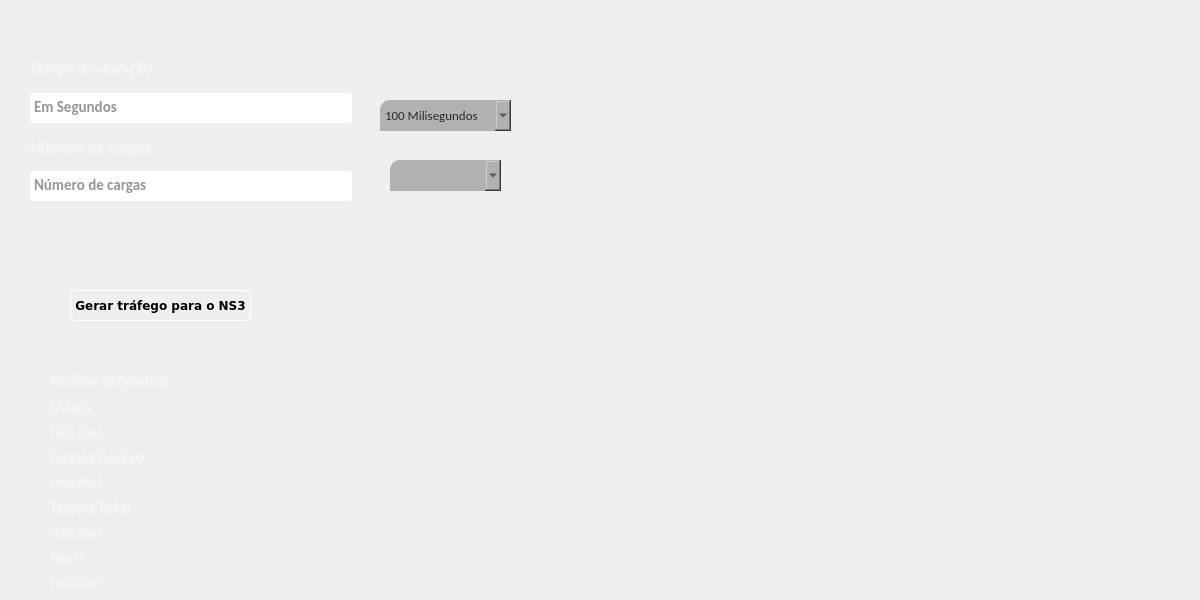
    <widget class="QWidget" name="tab_3">
     <property name="font">
      <font>
       <weight>75</weight>
       <bold>true</bold>
      </font>
     </property>
     <property name="styleSheet">
      <string notr="true">QPushButton#pushButtonWeb:pressed {
	background-color: rgba(115, 115, 115,255);
}

QPushButton#pushButtonWeb {
	
	background-color: qlineargradient(spread:pad, x1:0.460227, y1:0, x2:0.483, y2:0.994318, stop:0.204545 rgba(115, 115, 115, 255), stop:0.755682 rgba(205, 205, 205, 255));
}

border: 0;</string>
     </property>
     <attribute name="title">
      <string>Web</string>
     </attribute>
     <widget class="QWidget" name="verticalLayoutWidget_4">
      <property name="geometry">
       <rect>
        <x>30</x>
        <y>50</y>
        <width>322</width>
        <height>151</height>
       </rect>
      </property>
      <layout class="QVBoxLayout" name="parametrosWeb">
       <item>
        <widget class="QLabel" name="label_4">
         <property name="font">
          <font>
           <family>Calibri</family>
           <pointsize>12</pointsize>
           <weight>75</weight>
           <bold>true</bold>
          </font>
         </property>
         <property name="styleSheet">
          <string notr="true">color: rgb(245, 245, 245);</string>
         </property>
         <property name="text">
          <string>Tempo de duração</string>
         </property>
        </widget>
       </item>
       <item>
        <widget class="QTextEdit" name="tempoCargaWeb">
         <property name="enabled">
          <bool>true</bool>
         </property>
         <property name="maximumSize">
          <size>
           <width>16777215</width>
           <height>30</height>
          </size>
         </property>
         <property name="font">
          <font>
           <family>Calibri</family>
           <pointsize>11</pointsize>
          </font>
         </property>
         <property name="styleSheet">
          <string notr="true">background-color: rgb(255,255,255);
color: rgb(45,45,45);
border-radius: 3px;
</string>
         </property>
         <property name="inputMethodHints">
          <set>Qt::ImhDigitsOnly</set>
         </property>
         <property name="placeholderText">
          <string notr="true">Em Segundos</string>
         </property>
        </widget>
       </item>
       <item>
        <widget class="QLabel" name="label_6">
         <property name="font">
          <font>
           <family>Calibri</family>
           <pointsize>12</pointsize>
           <weight>75</weight>
           <bold>true</bold>
          </font>
         </property>
         <property name="styleSheet">
          <string notr="true">color: rgb(245, 245, 245);</string>
         </property>
         <property name="text">
          <string>Número de Cargas</string>
         </property>
        </widget>
       </item>
       <item>
        <widget class="QTextEdit" name="numeroCargsWeb">
         <property name="enabled">
          <bool>true</bool>
         </property>
         <property name="maximumSize">
          <size>
           <width>16777215</width>
           <height>30</height>
          </size>
         </property>
         <property name="font">
          <font>
           <family>Calibri</family>
           <pointsize>11</pointsize>
          </font>
         </property>
         <property name="styleSheet">
          <string notr="true">background-color: rgb(255,255,255);
color: rgb(45,45,45);
border-radius: 3px;
</string>
         </property>
         <property name="inputMethodHints">
          <set>Qt::ImhDigitsOnly</set>
         </property>
         <property name="placeholderText">
          <string notr="true">Número de cargas</string>
         </property>
        </widget>
       </item>
      </layout>
     </widget>
     <widget class="QPushButton" name="pushButtonWeb">
      <property name="geometry">
       <rect>
        <x>70</x>
        <y>290</y>
        <width>181</width>
        <height>31</height>
       </rect>
      </property>
      <property name="font">
       <font>
        <family>DejaVu Sans</family>
        <pointsize>9</pointsize>
        <weight>75</weight>
        <italic>false</italic>
        <bold>true</bold>
       </font>
      </property>
      <property name="styleSheet">
       <string notr="true">border-radius:5px;
border:1px solid rgb(255, 255, 255);</string>
      </property>
      <property name="text">
       <string>Gerar tráfego para o NS3</string>
      </property>
     </widget>
     <widget class="QWidget" name="widgetWEB" native="true">
      <property name="geometry">
       <rect>
        <x>380</x>
        <y>50</y>
        <width>811</width>
        <height>411</height>
       </rect>
      </property>
      <widget class="QWidget" name="verticalLayoutWidget_9">
       <property name="geometry">
        <rect>
         <x>140</x>
         <y>0</y>
         <width>671</width>
         <height>411</height>
        </rect>
       </property>
       <layout class="QVBoxLayout" name="webPlotLayout"/>
      </widget>
      <widget class="QComboBox" name="escalaWEB">
       <property name="geometry">
        <rect>
         <x>0</x>
         <y>50</y>
         <width>131</width>
         <height>31</height>
        </rect>
       </property>
       <property name="font">
        <font>
         <family>Calibri</family>
         <pointsize>10</pointsize>
         <weight>50</weight>
         <bold>false</bold>
        </font>
       </property>
       <property name="styleSheet">
        <string notr="true">border-top-left-radius: 10px;
color: rgb(43, 43, 43);
background-color: rgb(177, 177, 177);
</string>
       </property>
       <item>
        <property name="text">
         <string>100 Milisegundos</string>
        </property>
       </item>
       <item>
        <property name="text">
         <string>Segundos</string>
        </property>
       </item>
       <item>
        <property name="text">
         <string>Minutos</string>
        </property>
       </item>
      </widget>
      <widget class="QComboBox" name="numeroCargaWEB">
       <property name="geometry">
        <rect>
         <x>10</x>
         <y>110</y>
         <width>111</width>
         <height>31</height>
        </rect>
       </property>
       <property name="font">
        <font>
         <family>Calibri</family>
         <pointsize>10</pointsize>
         <weight>75</weight>
         <bold>true</bold>
        </font>
       </property>
       <property name="styleSheet">
        <string notr="true">border-top-left-radius: 10px;
color: rgb(43, 43, 43);
background-color: rgb(177, 177, 177);
</string>
       </property>
      </widget>
     </widget>
     <widget class="QWidget" name="analiseEstatWeb" native="true">
      <property name="geometry">
       <rect>
        <x>50</x>
        <y>370</y>
        <width>221</width>
        <height>221</height>
       </rect>
      </property>
      <widget class="QWidget" name="verticalLayoutWidget_12">
       <property name="geometry">
        <rect>
         <x>0</x>
         <y>0</y>
         <width>221</width>
         <height>221</height>
        </rect>
       </property>
       <layout class="QVBoxLayout" name="verticalLayout_3">
        <item>
         <widget class="QLabel" name="label_20">
          <property name="font">
           <font>
            <family>Calibri</family>
            <pointsize>12</pointsize>
            <weight>75</weight>
            <bold>true</bold>
           </font>
          </property>
          <property name="styleSheet">
           <string notr="true">color: rgb(245,245,245);</string>
          </property>
          <property name="text">
           <string>Análise estatística</string>
          </property>
         </widget>
        </item>
        <item>
         <widget class="QLabel" name="label_21">
          <property name="font">
           <font>
            <family>Calibri</family>
            <pointsize>12</pointsize>
            <weight>75</weight>
            <bold>true</bold>
           </font>
          </property>
          <property name="styleSheet">
           <string notr="true">color: rgb(245,245,245);</string>
          </property>
          <property name="text">
           <string>Média</string>
          </property>
         </widget>
        </item>
        <item>
         <widget class="QLabel" name="mediaViewWEB">
          <property name="font">
           <font>
            <family>Calibri</family>
            <pointsize>10</pointsize>
           </font>
          </property>
          <property name="styleSheet">
           <string notr="true">color: rgb(245,245,245)</string>
          </property>
          <property name="text">
           <string>TextLabel</string>
          </property>
         </widget>
        </item>
        <item>
         <widget class="QLabel" name="label_22">
          <property name="font">
           <font>
            <family>Calibri</family>
            <pointsize>12</pointsize>
            <weight>75</weight>
            <bold>true</bold>
           </font>
          </property>
          <property name="styleSheet">
           <string notr="true">color: rgb(245,245,245);</string>
          </property>
          <property name="text">
           <string>Desvio Padrão</string>
          </property>
         </widget>
        </item>
        <item>
         <widget class="QLabel" name="desvioViewWEB">
          <property name="font">
           <font>
            <family>Calibri</family>
            <pointsize>10</pointsize>
           </font>
          </property>
          <property name="styleSheet">
           <string notr="true">color: rgb(245,245,245)</string>
          </property>
          <property name="text">
           <string>TextLabel</string>
          </property>
         </widget>
        </item>
        <item>
         <widget class="QLabel" name="label_23">
          <property name="font">
           <font>
            <family>Calibri</family>
            <pointsize>12</pointsize>
            <weight>75</weight>
            <bold>true</bold>
           </font>
          </property>
          <property name="styleSheet">
           <string notr="true">color: rgb(245,245,245);</string>
          </property>
          <property name="text">
           <string>Tempo Total</string>
          </property>
         </widget>
        </item>
        <item>
         <widget class="QLabel" name="tempoTotalViewWEB">
          <property name="font">
           <font>
            <family>Calibri</family>
            <pointsize>10</pointsize>
           </font>
          </property>
          <property name="styleSheet">
           <string notr="true">color: rgb(245,245,245)</string>
          </property>
          <property name="text">
           <string>TextLabel</string>
          </property>
         </widget>
        </item>
        <item>
         <widget class="QLabel" name="label_31">
          <property name="font">
           <font>
            <family>Calibri</family>
            <pointsize>12</pointsize>
            <weight>75</weight>
            <bold>true</bold>
           </font>
          </property>
          <property name="styleSheet">
           <string notr="true">color: rgb(245,245,245);</string>
          </property>
          <property name="text">
           <string>Hurst</string>
          </property>
         </widget>
        </item>
        <item>
         <widget class="QLabel" name="HurstViewWEB">
          <property name="font">
           <font>
            <family>Calibri</family>
            <pointsize>10</pointsize>
           </font>
          </property>
          <property name="styleSheet">
           <string notr="true">color: rgb(245,245,245)</string>
          </property>
          <property name="text">
           <string>TextLabel</string>
          </property>
         </widget>
        </item>
       </layout>
      </widget>
     </widget>
    </widget>
